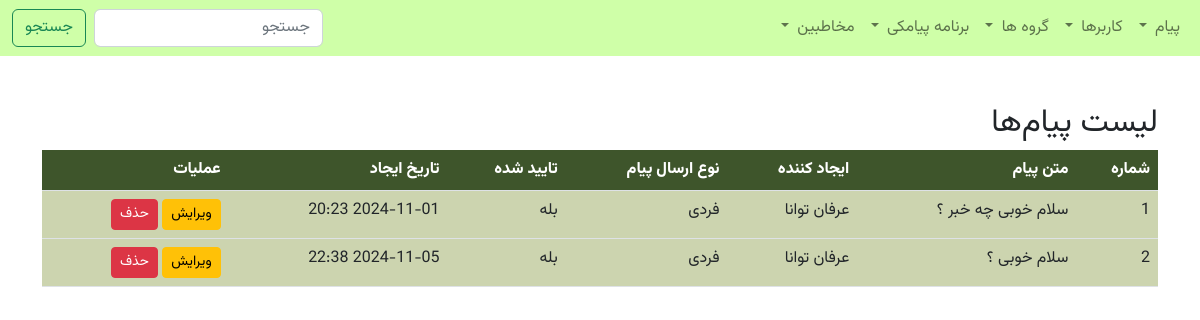
Page /text_messages/messages/ (signed in) on the earlier database version.
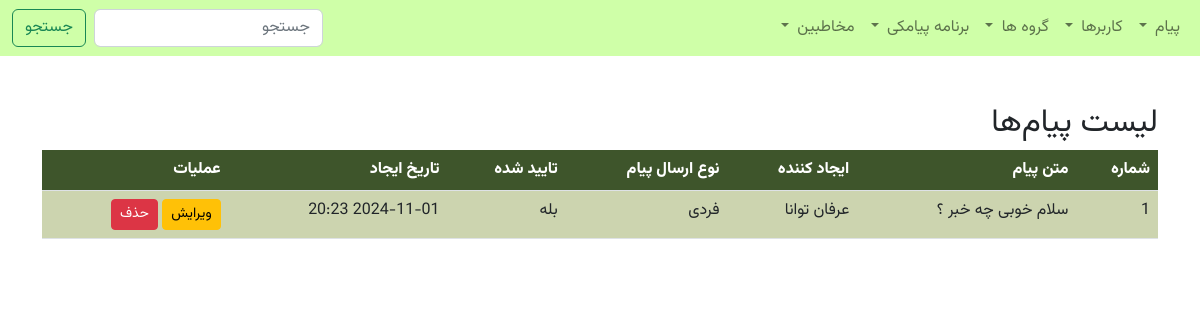
Same page on the later database version.
### text_messages/models.py (models this page shows, shortened)
class Message(models.Model):
    MESSAGE_TYPE_CHOICES = [
        ('همگانی', 'همگانی'),
        ('فردی', 'فردی'),
    ]
    text = models.TextField(verbose_name="متن پیام")
    organization = models.ForeignKey("organizations.Organization", on_delete=models.SET_NULL, null=True, blank=True,
                                     verbose_name="سازمان")
    created_by = models.ForeignKey(User, on_delete=models.CASCADE, verbose_name="ایجاد کننده")
    message_type = models.CharField(max_length=10, choices=MESSAGE_TYPE_CHOICES, verbose_name="نوع ارسال پیام")
    is_approved = models.BooleanField(default=False, verbose_name="آیا پیام تایید شده است؟")
    created_at = models.DateTimeField(default=timezone.now, verbose_name="تاریخ ایجاد")
    groups = models.ManyToManyField(Group, blank=True, null=True, verbose_name="گروه‌های مرتبط")  # فیلد جدید
    class Meta:
        verbose_name = 'پیام'
        verbose_name_plural = 'پیام‌ها'

### accounts/models.py (models this page shows, shortened)
class User(AbstractBaseUser, PermissionsMixin):
    phone_number = models.CharField(max_length=15, unique=True, default='', verbose_name="phone number")
    username = None  # Remove the username field as it's not needed
    email = None  # Remove the email field as it's not used
    id = models.UUIDField(primary_key=True, default=uuid.uuid4, editable=False)
    first_name = models.CharField("first name", max_length=150, blank=True)  # User's first name
    last_name = models.CharField("last name", max_length=150, blank=True)  # User's last name
    gender = models.CharField(max_length=10, default='مرد', choices=[('مرد', 'مرد'), ('زن', 'زن')], blank=True,
                              verbose_name="جنسیت")  # Gender field
    is_staff = models.BooleanField("staff status", default=False,
                                   help_text="Designates whether the user can log into this admin site.")
    is_active = models.BooleanField("active", default=True,
                                    help_text="Designates whether this user should be treated as active.")
    date_joined = models.DateTimeField("date joined", default=timezone.now)
    organization = models.ForeignKey('organizations.Organization', on_delete=models.SET_NULL, null=True, blank=True,
                                     verbose_name="سازمان")
    groups = models.ManyToManyField("organizations.Group", verbose_name="گروه‌ها", related_name="users",
                                    blank=True)  # ارتباط با گروه‌ها
    USERNAME_FIELD = 'phone_number'  # Set phone_number as the unique identifier for authentication
    objects = CustomUserManager()  # Assign the custom user manager
    class Meta:
        verbose_name = 'کاربر'
        verbose_name_plural = 'کاربرها'

### text_messages/views.py (the view)
# urls.py: path('messages/', MessageListView.as_view(), name='message_list'),
class MessageListView(View):
    def get(self, request):
        if not request.user.is_authenticated:
            return redirect('login')
        messages = Message.objects.filter(organization_id=request.user.organization.id)
        return render(request, 'text_messages/message_list.html', {'messages': '', 'data': {'messages': messages}})

### text_messages/templates/text_messages/message_list.html (shortened to what this page needs)
{% extends 'base.html' %}
{% load static %}
{% block content %}
    <div class="container mt-5">
        <h2>لیست پیام‌ها</h2>
        <table class="table" style="border-collapse: collapse; width: 100%;">
            <thead>
            <tr style="background-color: #3e552b; color: white;">
                <th>شماره</th>
                <th>متن پیام</th>
                <th>ایجاد کننده</th>
                <th>نوع ارسال پیام</th>
                <th>تایید شده</th>
                <th>تاریخ ایجاد</th>
                <th>عملیات</th>
            </tr>
            </thead>
            <tbody>
            {% for message in data.messages %}
                <tr style="background-color: #ccd4af;">
                    <td>{{ forloop.counter }}</td>
                    <td>{{ message.text|truncatewords:10 }}</td>
                    <td>{{ message.created_by.first_name }} {{ message.created_by.last_name }}</td>
                    <td>{{ message.message_type }}</td>
                    <td>{{ message.is_approved|yesno:"بله,خیر" }}</td>
                    <td>{{ message.created_at|date:"Y-m-d H:i" }}</td>
                    <td>
                        <a href="{% url 'message_edit' message.id %}" class="btn btn-sm btn-warning">ویرایش</a>
                        <button class="btn btn-sm btn-danger" onclick="confirmDelete({{ message.id }})">حذف</button>
                    </td>
                </tr>
            {% endfor %}
            </tbody>
        </table>
    </div>
{% endblock %}

### templates/base.html (shortened to what this page needs)
{% load static %}
<!DOCTYPE html>
<html lang="ar" dir="rtl">
<head>
    <link rel="stylesheet" href="{% static 'css/bootstrap.rtl.min.css' %}" />
    <link rel="stylesheet" href="{% static 'css/style.css' %}" />
</head>
<body>
    {% include 'includes/header.html' %}
    <main>
        {% block content %}{% endblock %}
    </main>
</body>
</html>

### templates/includes/header.html (shortened to what this page needs)
{% load static %}
<!DOCTYPE html>
<html lang="ar" dir="rtl">
<head>
    <link rel="stylesheet" href="{% static 'css/bootstrap.rtl.min.css' %}"/>
    <link rel="stylesheet" href="{% static 'css/style.css' %}"/>
</head>
<body>
<nav class="navbar navbar-expand-lg navbar-light header-list-sys">
    <div class="container-fluid">
        <div class="collapse navbar-collapse" id="navbarSupportedContent">
            <ul class="navbar-nav me-auto mb-2 mb-lg-0">
                <li class="nav-item dropdown">
                    <a
                            class="nav-link dropdown-toggle"
                            href="#"
                            id="navbarDropdown"
                            role="button"
                            data-bs-toggle="dropdown"
                            aria-expanded="false"
                    >
                        پیام
                    </a>
                </li>
                <li class="nav-item dropdown">
                    <a
                            class="nav-link dropdown-toggle"
                            href="#"
                            id="navbarDropdown"
                            role="button"
                            data-bs-toggle="dropdown"
                            aria-expanded="false"
                    >
                        کاربرها
                    </a>
                </li>
                <li class="nav-item dropdown">
                    <a
                            class="nav-link dropdown-toggle"
                            href="#"
                            id="navbarDropdown"
                            role="button"
                            data-bs-toggle="dropdown"
                            aria-expanded="false"
                    >
                        گروه ها
                    </a>
                </li>
                <li class="nav-item dropdown">
                    <a
                            class="nav-link dropdown-toggle"
                            href="#"
                            id="navbarDropdown"
                            role="button"
                            data-bs-toggle="dropdown"
                            aria-expanded="false"
                    >
                        برنامه پیامکی
                    </a>
                </li>
                <li class="nav-item dropdown">
                    <a
                            class="nav-link dropdown-toggle"
                            href="#"
                            id="navbarDropdown"
                            role="button"
                            data-bs-toggle="dropdown"
                            aria-expanded="false"
                    >
                        مخاطبین
                    </a>
                </li>
            </ul>
            <form class="d-flex" method="GET" action="{% url 'contact_list' %}">
                <input
                    class="form-control me-2"
                    type="search"
                    name="search"
                    placeholder="جستجو"
                    aria-label="Search"
                    value="{{ search_query }}"
                />
                <button class="btn btn-outline-success" type="submit">جستجو</button>
            </form>
        </div>
    </div>
</nav>

### static/css/style.css (style rules this page uses)
body { margin: 0; font-family: vazir, sans-serif; }
.header-list-sys { background-color: #cfffa8; color: #479d00; }

Differences in the rows shown:
removed Message: text "سلام خوبی ؟", created_by.first_name "عرفان", created_by.last_name "توانا", message_type "فردی", is_approved "بله", created_at "2024-11-05 22:38"
